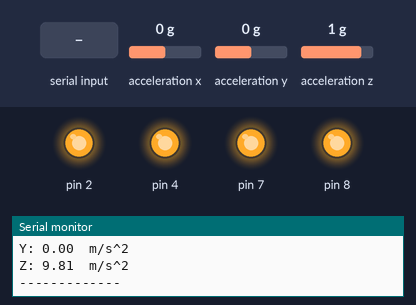
Simulated run of this sketch. Board: Arduino Uno, built with avr-gcc and run on an emulated ATmega328P. Shown: output pins drawn as LEDs (lit = HIGH), the last lines printed to the serial monitor. Inputs (shaded band) come from the test bench; at power-on: acceleration x 0 g, acceleration y 0 g, acceleration z 1 g.

Above: at 1.2 s.
1.3 s: "1" received over the second serial link
At 2.2 s:
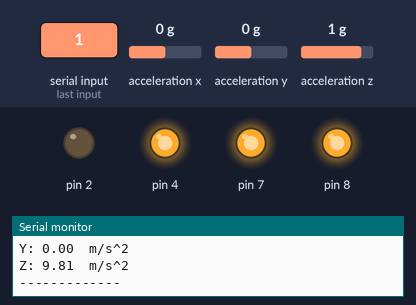
3.1 s: "2" received over the second serial link
At 5.0 s:
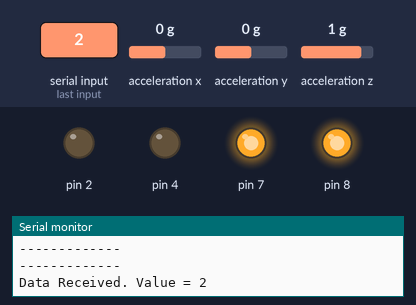
6.6 s: "0" received over the second serial link
At 7.8 s:
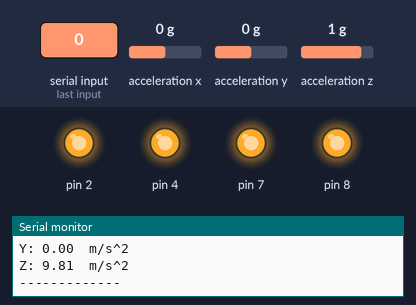
8.4 s: "2" received over the second serial link
At 10.1 s:
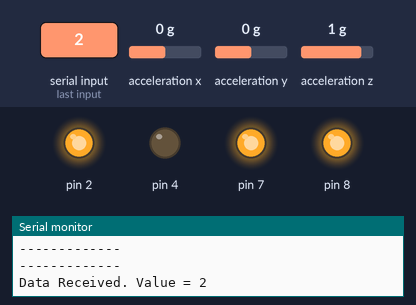
Timing chart, 0 to 11.7 s (numbered marks = the images above; inputs shaded):
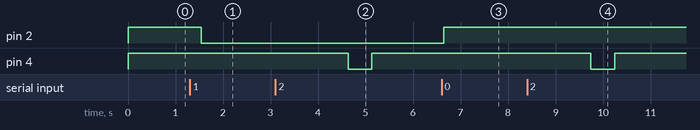

The sketch:

Body_prototype_project.ino
```cpp
#include "relay.h"
#include <SoftwareSerial.h>
#include <Wire.h>
#include <Adafruit_Sensor.h>
#include <Adafruit_ADXL345_U.h>
#include <math.h>


char input;
float x_value, y_value, z_value;
float x_value_temp, y_value_temp, z_value_temp;

SoftwareSerial mySerial(13,12); // Bluetooth pins. 13 -> TX, 12-> RX
relay RELAY (2, 4, 7, 8);// relay pins 2 -> Ignition On, 3-> Engine On, 8-> Buzzer
Adafruit_ADXL345_Unified accelerometer = Adafruit_ADXL345_Unified();
sensors_event_t event;

void setup()
{
      RELAY.turnoffrelay3();
      RELAY.turnoffbuzzer();
      RELAY.ignitionturnoff();
      RELAY.stopbutton();
      Serial.begin(9600);
      mySerial.begin(9600);
      accelerometer.begin();
      accelerometer.getEvent(&event);
      x_value_temp = event.acceleration.x;
      y_value_temp = event.acceleration.y;
      z_value_temp = event.acceleration.z;
      RELAY.deactivatesentrymode();
}

void loop()
{
  Serial.println("-------------");
  accelerometer.getEvent(&event);
  if (mySerial.available() > 0) // checks if data has been sent by the bluetooth module to arduino, that is it has received data from the app. If there is data, mySerial.available() is greater than 0
  {
    input = mySerial.read();// captures the data that has been sent
    Serial.print("Data Received. Value = ");
    Serial.println(input); // above and below statements print the data that has been sent
    if(input == '0')// if data is 0, bike is turned off, and sentry mode is deactivated
    {
      RELAY.ignitionturnoff();
      RELAY.stopbutton();
      RELAY.deactivatesentrymode();
    }
    else if(input == '1')// bike ignition is on
    {
      RELAY.ignitionturnon();
    }
    else if(input== '2') // bike engine is started. for 500 milliseconds the self start button will be held
    {
      RELAY.startbutton();
      delay(500);
      RELAY.stopbutton();
    }
    else if(input == '3')// if sentry mode is activated bike shaking will turn on the buzzer
    {
      RELAY.activatesentrymode();
    }
    else if(input == '4')//if sentry mode is deactivated bike shaking will not turn on the buzzer
    {
      RELAY.deactivatesentrymode();
    }
  }
  if (mySerial.available()>0)// statement used while debugging which shows data after the if-else statement. Ignore
    Serial.write(mySerial.read());//Ignore

  x_value_temp = abs(x_value - event.acceleration.x);
  y_value_temp = abs(y_value - event.acceleration.y);
  z_value_temp = abs(z_value - event.acceleration.z);


  Serial.print(RELAY.returnsentryvalue());
  if( ((abs(x_value_temp) > 0.2) || (abs(x_value_temp) > 0.2) || (abs(x_value_temp) > 0.2)) && (RELAY.returnsentryvalue() == 1) && (RELAY.returnbikestatus() == false))
  {
    Serial.println("Turned On");
    RELAY.turnonbuzzer();
  }
  else if(RELAY.returnsentryvalue() == 0)
  {
    RELAY.turnoffbuzzer();
  }

  displayaccvalue();

  x_value = event.acceleration.x;
  y_value = event.acceleration.y;
  z_value = event.acceleration.z;
  delay(1500);
}

void displayaccvalue()
{
   Serial.println("-------------");
   Serial.print("X: "); Serial.print(event.acceleration.x); Serial.print("  "); Serial.println("m/s^2 ");
   Serial.print("Y: "); Serial.print(event.acceleration.y); Serial.print("  "); Serial.println("m/s^2 ");
   Serial.print("Z: "); Serial.print(event.acceleration.z); Serial.print("  "); Serial.println("m/s^2 ");
   Serial.println("-------------");
}
```

relay.cpp
```cpp
#include "relay.h"

relay::relay(int R1, int R2, int R3, int R4)
{
    relay1pin = R1;
    relay2pin = R2;
    relay3pin = R3;
    relay4pin = R4;
    relaySENTRY;
    pinMode(relay1pin, OUTPUT);
    pinMode(relay2pin, OUTPUT);
    pinMode(relay3pin, OUTPUT);
    pinMode(relay4pin, OUTPUT);
}

void relay::ignitionturnon()
{
  bikestatus = true;
  digitalWrite(relay1pin, LOW);
}

bool relay::returnbikestatus()
{
  return bikestatus;
}

void relay::startbutton()
{
  digitalWrite(relay2pin, LOW);
}

void relay::turnonrelay3()
{
  digitalWrite(relay3pin, LOW);
}

void relay::activatesentrymode()
{
  relaySENTRY = 1;
}

void relay::deactivatesentrymode()
{
  relaySENTRY = 0;
}

void relay::turnonbuzzer()
{
  digitalWrite(relay4pin, LOW);
}

void relay::turnoffbuzzer()
{
  digitalWrite(relay4pin, HIGH);
}

void relay::ignitionturnoff()
{
  digitalWrite(relay1pin, HIGH);
  bikestatus = false;
}

void relay::stopbutton()
{
  digitalWrite(relay2pin, HIGH);
}

void relay::turnoffrelay3()
{
  digitalWrite(relay3pin, HIGH);
}

void relay::turnoffrelay4()
{
  digitalWrite(relay4pin, HIGH);
}

int relay:: returnsentryvalue()
{
  return relaySENTRY;
}
```

relay.h
```cpp
#ifndef relay_H
#define relay_H

#include <Arduino.h>

class relay {

  private:
    int relay1pin;
    int relay2pin;
    int relay3pin;
    int relay4pin;
    int relaySENTRY;
    bool bikestatus;
  public:
    relay(int R1, int R2, int R3, int R4);
    void ignitionturnon();
    void startbutton();
    void turnonrelay3();
    void turnonbuzzer();
    bool returnbikestatus();
    void turnoffbuzzer();
    void ignitionturnoff();
    void activatesentrymode();
    void deactivatesentrymode();
    int returnsentryvalue();
    void stopbutton();
    void turnoffrelay3();
    void turnoffrelay4();
};
#endif
```

Measured:
- after the input at 1.3 s, pin 2: HIGH → LOW after 0.24 s
- after the input at 3.1 s, pin 4: HIGH → LOW after 1.5 s, → HIGH 0.50 s later
- after the input at 6.6 s, pin 2: LOW → HIGH after 0.05 s
- after the input at 8.4 s, pin 4: HIGH → LOW after 1.3 s, → HIGH 0.50 s later
